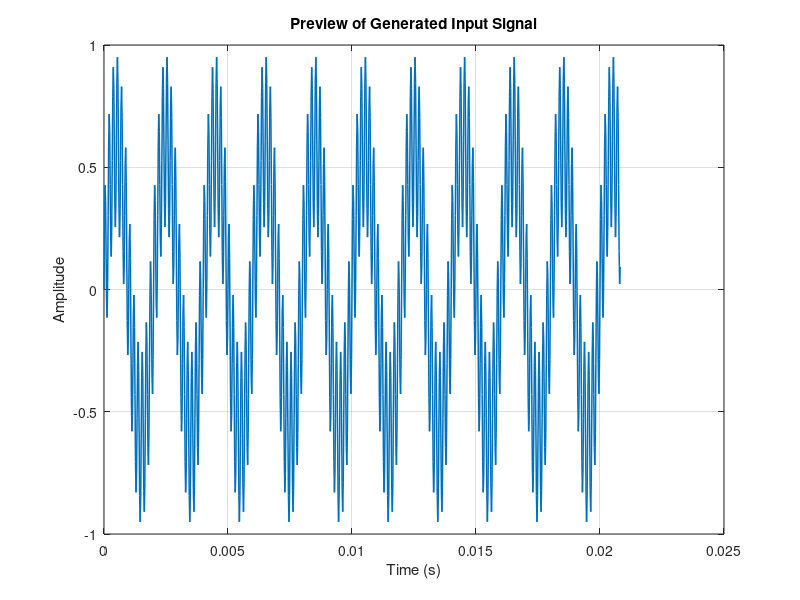

Write the MATLAB code that produced this figure.
% Generate sample audio for the FIR high-pass filter project
% The signal contains:
% 1. A low-frequency component around 500 Hz
% 2. A high-frequency component around 6000 Hz
% The result is saved as input.wav at 48000 Hz.

clear;
clc;
close all;

%% Signal parameters
fs = 48000;          % Sampling frequency in Hz
durationSec = 5;     % Audio duration in seconds
fLow = 500;          % Low-frequency component in Hz
fHigh = 6000;        % High-frequency component in Hz

%% Time vector
t = (0:1/fs:durationSec - 1/fs).';

%% Generate audio components
lowFrequencyNoise = 0.7 * sin(2 * pi * fLow * t);
highFrequencySignal = 0.4 * sin(2 * pi * fHigh * t);

%% Combine components
inputSignal = lowFrequencyNoise + highFrequencySignal;

% Normalize to avoid clipping when saving
inputSignal = 0.95 * inputSignal / max(abs(inputSignal));

%% Save as WAV file
outputFileName = 'input.wav';
audiowrite(outputFileName, inputSignal, fs);

%% Optional preview plot
previewSamples = min(1000, length(inputSignal));
timeAxis = (0:previewSamples - 1) / fs;

figure('Name', 'Generated Input Signal', 'Color', 'w');
plot(timeAxis, inputSignal(1:previewSamples), 'LineWidth', 1.1);
grid on;
xlabel('Time (s)');
ylabel('Amplitude');
title('Preview of Generated Input Signal');

%% Console message
fprintf('Generated %s successfully.\n', outputFileName);
fprintf('Sampling rate: %d Hz\n', fs);
fprintf('Duration     : %.2f seconds\n', durationSec);
fprintf('Components   : %d Hz and %d Hz\n', fLow, fHigh);
